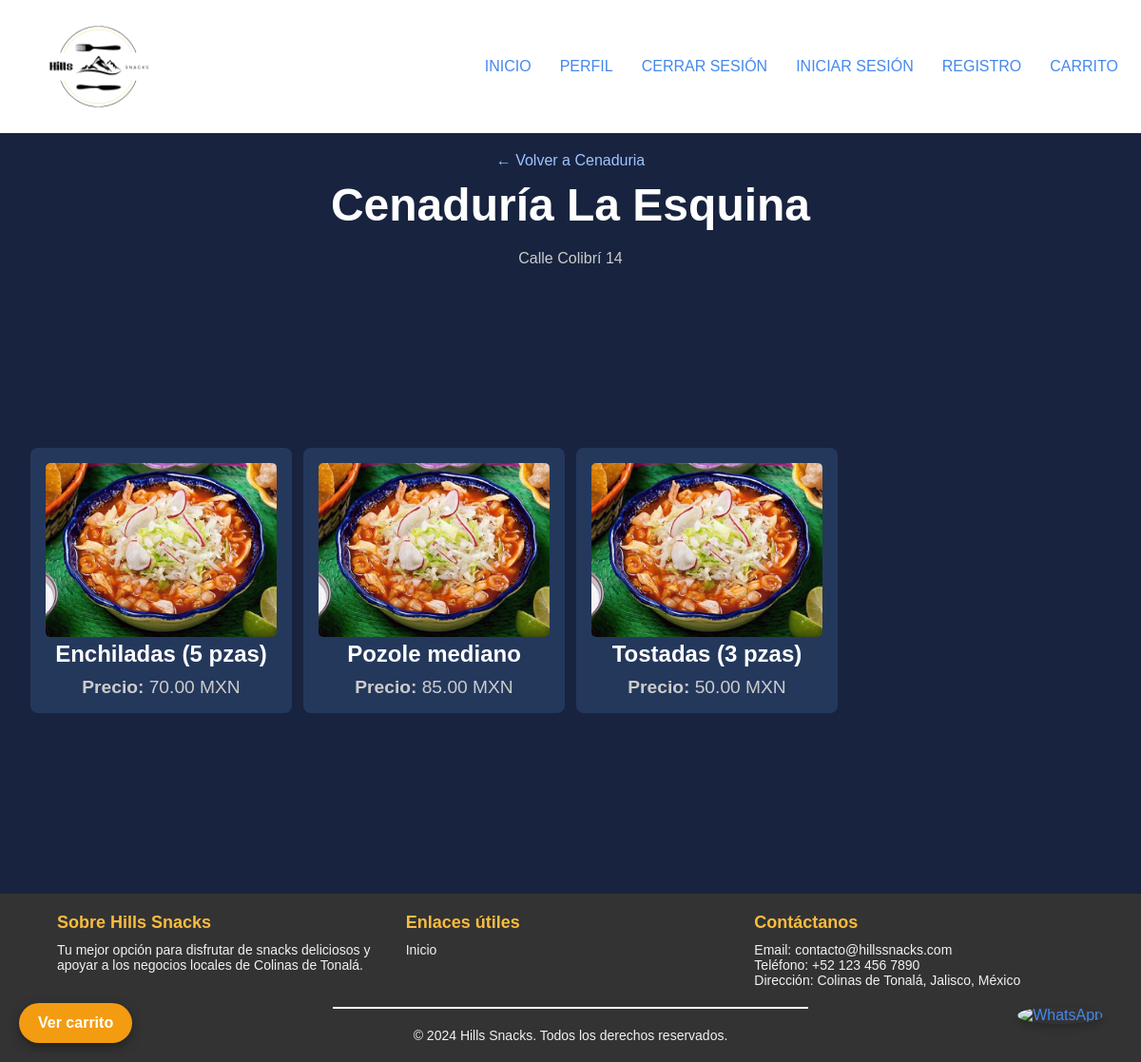
Screenshot of /index.php?action=mostrarProductosPorNegocio&idNegocio=6 with the database file from the repository.
### tables this page shows
CREATE TABLE negocio (
    IdNegocio_N  INT AUTO_INCREMENT PRIMARY KEY,
    Nombre_N     VARCHAR(100) NOT NULL,
    Direccion_N  VARCHAR(200),
    Telefono_N   VARCHAR(20),
    Tipo_N       VARCHAR(40)  NOT NULL,    
    Tipo_Envio   VARCHAR(20)  NOT NULL DEFAULT 'Domicilio',
    Imagen_N     VARCHAR(255)
);

CREATE TABLE producto (
    IdProducto_P     INT AUTO_INCREMENT PRIMARY KEY,
    IdNegocio_N      INT           NOT NULL,
    Nombre_P         VARCHAR(100)  NOT NULL,
    Precio_P         DECIMAL(8,2)  NOT NULL,
    Disponibilidad_P VARCHAR(10)   NOT NULL DEFAULT 'Activo',    
    Imagen_P         VARCHAR(255),
    FOREIGN KEY (IdNegocio_N) REFERENCES negocio(IdNegocio_N) ON DELETE CASCADE
);

### Controllers/ProductosControler.php (called while the page is built)
<?php
require_once __DIR__ . '/../Models/Productos.php';
require_once __DIR__ . '/../Models/Negocio.php';
class ProductosController {
    public function mostrarProductosPorNegocio($idNegocio) {
        $productoModel = new Producto();
        $negocioModel = new Negocio();
        $productos = $productoModel->obtenerProductosPorNegocio($idNegocio);
        $negocio = $negocioModel->obtenerNegocioPorId($idNegocio);
        require __DIR__ . '/../Views/productos.php';
    }
}
?>

### Models/Negocio.php (called while the page is built, shortened)
<?php
require_once __DIR__ . '/../config/database.php';
class Negocio {
    private $db;
    public function __construct() {
        $database = new Database();
        $this->db = $database->getConnection();
    }
    public function obtenerNegocioPorId($id) {
        $stmt = $this->db->prepare("SELECT * FROM negocio WHERE IdNegocio_N = :id LIMIT 1");
        $stmt->bindParam(':id', $id, PDO::PARAM_INT);
        $stmt->execute();
        return $stmt->fetch(PDO::FETCH_ASSOC);
    }
}
?>

### config/database.php (called while the page is built, shortened)
<?php
class Database {
    private $host = 'localhost';
    private $db_name = 'hills_snacks';
    private $username = 'root';
    private $password = '';
    public function getConnection() {
        $this->conn = null;
        try {
            $this->conn = new PDO("mysql:host=" . $this->host . ";dbname=" . $this->db_name, $this->username, $this->password);
            $this->conn->exec("set names utf8");
        } catch(PDOException $exception) {
            echo "Error de conexión: " . $exception->getMessage();
        }
        return $this->conn;
    }
}
?>

### config/helpers.php (called while the page is built, shortened)
<?php
function rutaImagen($ruta, $prefijo = '') {
    return $prefijo . 'Util/img/' . basename($ruta);
}
function e($texto) {
    return htmlspecialchars((string) $texto, ENT_QUOTES, 'UTF-8');
}

### Models/Productos.php (called while the page is built, shortened)
<?php
require_once __DIR__ . '/../config/database.php';
class Producto {
    private $db;
    public function __construct() {
        $database = new Database();
        $this->db = $database->getConnection();
    }
    public function obtenerProductosPorNegocio($idNegocio) {
        $stmt = $this->db->prepare("SELECT * FROM producto WHERE IdNegocio_N = :negocio_id AND Disponibilidad_P = 'Activo' ORDER BY Nombre_P");
        $stmt->bindParam(':negocio_id', $idNegocio, PDO::PARAM_INT);
        $stmt->execute();
        return $stmt->fetchAll(PDO::FETCH_ASSOC);
    }
}
?>

### Views/productos.php (the view, shortened to what this page needs)
<?php
require_once __DIR__ . '/../config/helpers.php';
?>
<!DOCTYPE html>
<html lang="es">
<head>
    <link href="css/productos.css" rel="stylesheet">
    <link href="css/modal.css" rel="stylesheet">
    <link href="css/tienda.css" rel="stylesheet">
    <link href='https://unpkg.com/boxicons@2.1.4/css/boxicons.min.css' rel='stylesheet'>
</head>
<body>
    <div class="productos">
        <?php if (!empty($negocio)): ?>
            <a class="productos__volver" href="index.php?action=mostrarNegociosPorCategoria&categoria=<?php echo urlencode($negocio['Tipo_N']); ?>">&larr; Volver a <?php echo e($negocio['Tipo_N']); ?></a>
            <h2 class="productos__title"><?php echo e($negocio['Nombre_N']); ?></h2>
            <p class="productos__subtitulo"><?php echo e($negocio['Direccion_N']); ?></p>
        <?php else: ?>
            <h2 class="productos__title">Productos del Negocio</h2>
        <?php endif; ?>
        <div class="productos__container">
            <?php if (!empty($productos)): ?>
                <?php foreach ($productos as $producto): ?>
                    <?php $img = rutaImagen($producto['Imagen_P'] ?? ''); ?>
                    <div class="productos__item"
                         data-id="<?php echo (int) $producto['IdProducto_P']; ?>"
                         data-nombre="<?php echo e($producto['Nombre_P']); ?>"
                         data-precio="<?php echo e($producto['Precio_P']); ?>"
                         data-imagen="<?php echo e($img); ?>"
                         data-negocio="<?php echo (int) $producto['IdNegocio_N']; ?>"
                         onclick="abrirModal(this)">
                        <img src="<?php echo e($img); ?>"
                             alt="Imagen de <?php echo e($producto['Nombre_P']); ?>"
                             class="productos__image">
                        <h3><?php echo e($producto['Nombre_P']); ?></h3>
                        <p><strong>Precio:</strong> <?php echo number_format((float) $producto['Precio_P'], 2); ?> MXN</p>
                    </div>
                <?php endforeach; ?>
            <?php else: ?>
                <h2 class="productos__empty">No hay productos disponibles para este negocio.</h2>
            <?php endif; ?>
        </div>
    </div>
    <a class="carrito-flotante" href="Views/carrito.php">Ver carrito <span class="carrito-contador"></span></a>
    <div class="whatsapp-float">
        <a href="https://wa.me/3318530145?text=Hola%2C%20estoy%20interesado%20en%20tus%20servicios" target="_blank">
            <img src="https://upload.wikimedia.org/wikipedia/commons/6/6b/WhatsApp.svg" alt="WhatsApp" />
        </a>
    </div>
</body>
</html>

### css/header.css (style rules this page uses)
* { padding: 0; margin: 0; box-sizing: border-box; }
body { font-family: sans-serif; background-color: #e2eaff; color: #101632dd; }
a { color: #48e; text-decoration: none; }

### css/tienda.css (style rules this page uses)
.carrito-flotante { position: fixed; left: 20px; bottom: 20px; background: #f39c12; color: #fff; text-decoration: none; padding: 12px 20px; border-radius: 30px; font-family: Arial, sans-serif; font-weight: bold; box-shadow: 0 4px 12px rgba(0, 0, 0, .35); z-index: 2000; }
.productos__volver { display: inline-block; margin-bottom: 10px; color: #9ec5ff; text-decoration: none; }
.productos__subtitulo { margin: 0 0 20px; color: #ccc; }
.productos__item { cursor: pointer; }
.productos__image { object-fit: cover; aspect-ratio: 4 / 3; }

### css/productos.css (style rules this page uses)
.productos { background-color: #18233f; color: #fff; min-height: 100vh; display: flex; flex-direction: column; text-align: center; user-select: none; padding: 20px; }
.productos__title { font-size: 3rem; margin-bottom: 20px; }
.productos__container { display: grid; grid-template-columns: 1fr; gap: 12px; max-width: 1300px; margin: auto; width: 100%; padding: 12px; }
.productos__item { background-color: #24385c; border-radius: 8px; padding: 16px; text-align: center; transition: transform 0.2s, box-shadow 0.2s; }
.productos__item h3 { font-size: 1.5rem; margin: 0 0 10px; color: #fff; }
.productos__item p { margin: 0; font-size: 1.2rem; color: #ccc; }
.productos__image { width: 100%; max-width: 1300px; height: auto; border-radius: 5px; }
@media (min-width: 768px) { .productos__container { grid-template-columns: repeat(auto-fill, minmax(300px, 1fr)); } }
@media (min-width: 1024px) { .productos__container { grid-template-columns: repeat(auto-fill, minmax(250px, 1fr)); } }

### css/modal.css (style rules this page uses)
.whatsapp-float { position: fixed; bottom: 20px; right: 20px; z-index: 1000; }
.whatsapp-float img { width: 60px; height: 60px; border-radius: 50%; box-shadow: 0 4px 8px rgba(0, 0, 0, 0.2); transition: transform 0.3s ease-in-out, box-shadow 0.3s ease-in-out; }
@media (min-width: 768px) { .whatsapp-float img { width: 70px; height: 70px; } }
@media (min-width: 768px) { .whatsapp-float { bottom: 30px; right: 30px; } }
@media (min-width: 1200px) { .whatsapp-float img { width: 80px; height: 80px; } }
@media (min-width: 1200px) { .whatsapp-float { bottom: 40px; right: 40px; } }

### rows the page displays
negocio: Tipo_N "Cenaduria", Nombre_N "Cenaduría La Esquina", Direccion_N "Calle Colibrí 14"
producto: Imagen_P (picture), Nombre_P "Enchiladas (5 pzas)", Precio_P "70.00"
producto: Imagen_P (picture), Nombre_P "Pozole mediano", Precio_P "85.00"
producto: Imagen_P (picture), Nombre_P "Tostadas (3 pzas)", Precio_P "50.00"
